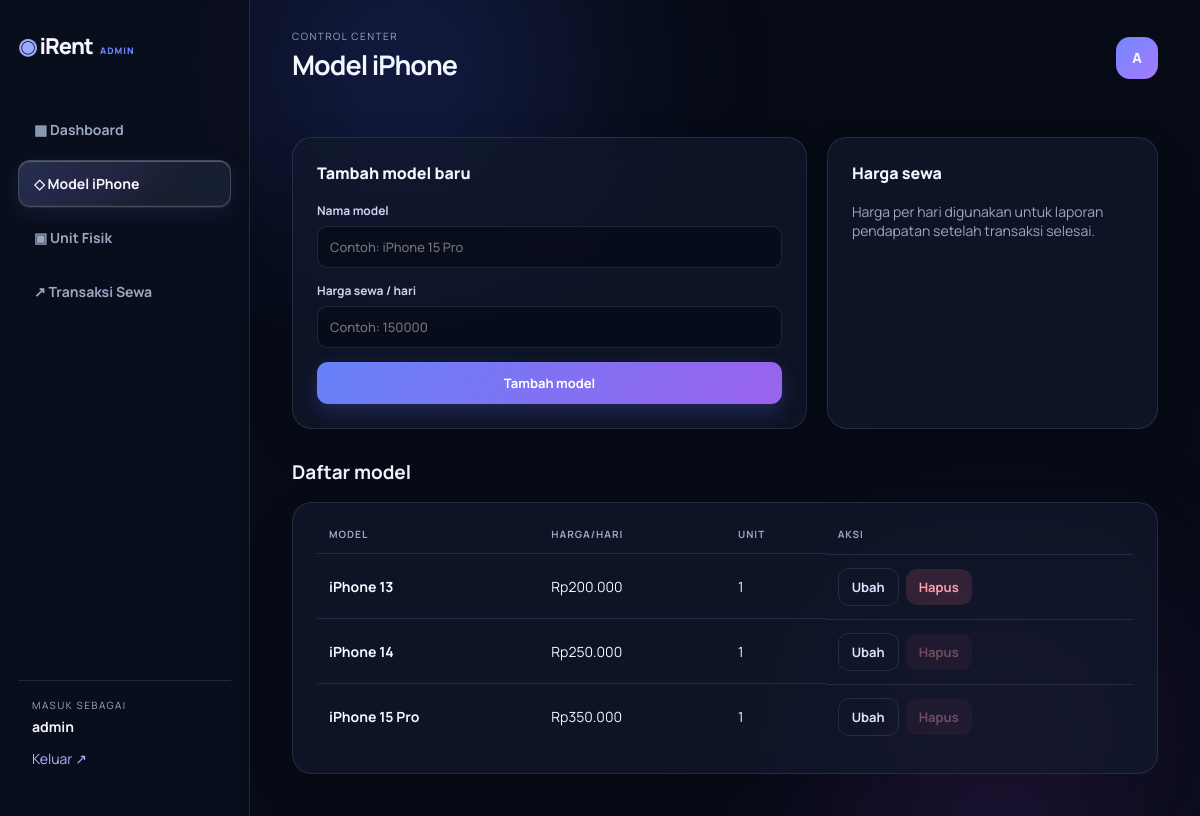
The page /models.php (signed in) on the database its author committed.
### tables this page shows
CREATE TABLE tb_iphone_model (id_model INT AUTO_INCREMENT PRIMARY KEY, nama_model VARCHAR(100) NOT NULL, harga_sewa_per_hari DECIMAL(12,2) NOT NULL);

### includes/auth.php (called while the page is built, shortened)
<?php
function e(?string $value): string { return htmlspecialchars($value ?? '', ENT_QUOTES, 'UTF-8'); }

### models.php (the view, shortened to what this page needs)
<?php require_once 'includes/auth.php';
$pdo = db();
$edit = isset($_GET['edit']) ? $pdo->prepare('SELECT * FROM tb_iphone_model WHERE id_model=?') : null;
$rows = $pdo->query("
    SELECT m.*,
           COUNT(u.id_unit) AS units,
           SUM(u.status = 'ready')  AS ready_units,
           SUM(u.status = 'booked') AS booked_units,
           SUM(u.status = 'disewa') AS disewa_units
    FROM tb_iphone_model m
    LEFT JOIN tb_unit_iphone u ON u.id_model = m.id_model
    GROUP BY m.id_model
    ORDER BY m.id_model DESC
")->fetchAll();
require 'includes/layout.php';
page_start('Model iPhone', true); ?>
<div class="content-grid">
    <section class="panel">
        <h2 class="panel-title"><?= $edit ? 'Ubah model' : 'Tambah model baru' ?></h2>
        <form method="post"><input type="hidden" name="id" value="<?= e($edit['id_model'] ?? '') ?>"><label>Nama model<input name="nama_model" value="<?= e($edit['nama_model'] ?? '') ?>" placeholder="Contoh: iPhone 15 Pro" required></label>
            <label>Harga sewa / hari<input name="harga" type="number" min="0" value="<?= e($edit['harga_sewa_per_hari'] ?? '') ?>" placeholder="Contoh: 150000" required></label><button class="primary-btn"><?= $edit ? 'Simpan perubahan' : 'Tambah model' ?></button>
        </form>
    </section>
    <section class="panel">
        <h2 class="panel-title">Harga sewa</h2>
        <p class="muted">Harga per hari digunakan untuk laporan pendapatan setelah transaksi selesai.</p>
    </section>
</div>
<div class="section-head">
    <h2>Daftar model</h2>
</div>
<section class="panel table-wrap">
    <table>
        <thead>
            <tr>
                <th>Model</th>
                <th>Harga/hari</th>
                <th>Unit</th>
                <th>Aksi</th>
            </tr>
        </thead>
        <tbody><?php foreach ($rows as $r): ?><tr>
                    <td><strong><?= e($r['nama_model']) ?></strong></td>
                    <td>Rp<?= number_format($r['harga_sewa_per_hari'], 0, ',', '.') ?></td>
                    <td><?= $r['units'] ?></td>
                    <td class="actions"><a class="outline-btn compact" href="models.php?edit=<?= $r['id_model'] ?>">Ubah</a>
                        <?php
                            $blocked  = ($r['ready_units'] > 0 || $r['booked_units'] > 0 || $r['disewa_units'] > 0);
                            $reasons  = [];
                            if ($r['ready_units']  > 0) $reasons[] = (int)$r['ready_units']  . ' unit Ready (katalog)';
                            $tipText  = $blocked ? 'Tidak bisa dihapus: masih ada ' . implode(' & ', $reasons) : '';
                        ?>
                        <?php if ($blocked): ?>
                            <button class="danger-btn compact" disabled title="<?= e($tipText) ?>" style="opacity:.4;cursor:not-allowed">Hapus</button>
                        <?php else: ?>
                            <form method="post"><button class="danger-btn compact" data-confirm="Hapus model ini?">Hapus</button></form>
                        <?php endif ?>
                    </td>
                </tr><?php endforeach ?></tbody>
    </table>
</section><?php page_end(); ?>

### assets/css/style.css (style rules this page uses)
:root { --bg: #070b16; --panel: rgba(18, 25, 45, .7); --line: rgba(189, 204, 255, .13); --text: #f4f7ff; --muted: #9ba8c2; --blue: #7288ff; --violet: #a779ff; --emerald: #36d69a; --amber: #f6bd54; --rose: #fb7185 }
* { box-sizing: border-box }
body { margin: 0; color: var(--text); background: var(--bg); font-family: Manrope, Arial, sans-serif; font-size: 14px; min-height: 100vh }
a { color: inherit; text-decoration: none }
.stagger-in { animation: stagger-in .45s ease both }
.primary-btn, .outline-btn, .danger-btn { border: 0; cursor: pointer; display: inline-flex; justify-content: center; align-items: center; padding: 12px 17px; border-radius: 11px; font: 700 13px Manrope }
.primary-btn { color: white; background: linear-gradient(120deg, #6681f8, #9a63ed); box-shadow: 0 8px 20px rgba(107, 113, 255, .22) }
.compact { padding: 9px 13px }
.outline-btn { border: 1px solid var(--line); color: #dce4ff; background: transparent }
.danger-btn { background: rgba(251, 113, 133, .15); color: #ff9dab }
.panel, .stat-card { background: var(--panel); border: 1px solid var(--line); box-shadow: 0 18px 45px rgba(0, 0, 0, .16); backdrop-filter: blur(12px); border-radius: 20px }
.panel { padding: 24px }
.content-grid { display: grid; grid-template-columns: 1.4fr .9fr; gap: 20px; margin-top: 22px }
.panel-title { font-size: 16px; font-weight: 800; margin: 0 0 18px }
.section-head { display: flex; justify-content: space-between; align-items: center; margin: 30px 0 17px }
.section-head h2 { margin: 0; font-size: 19px }
.table-wrap { overflow: auto }
table { border-collapse: collapse; width: 100%; min-width: 600px }
th { text-align: left; font-size: 10px; letter-spacing: 1px; color: var(--muted); text-transform: uppercase; padding: 0 12px 12px }
td { padding: 13px 12px; border-top: 1px solid var(--line) }
form { display: grid; gap: 14px }
label { display: grid; gap: 7px; font-size: 12px; font-weight: 700; color: #cbd5ed }
input, select, textarea { width: 100%; border: 1px solid var(--line); border-radius: 10px; background: rgba(5, 9, 19, .55); padding: 11px 12px; color: #edf1ff; outline: none; font: 500 13px Manrope }
.muted { color: var(--muted) }
.actions { display: flex; gap: 7px; align-items: center }

### rows shown on the page
tb_iphone_model: nama_model "iPhone 13", harga_sewa_per_hari "200.000", units "1"
tb_iphone_model: nama_model "iPhone 14", harga_sewa_per_hari "250.000", units "1"
tb_iphone_model: nama_model "iPhone 15 Pro", harga_sewa_per_hari "350.000", units "1"

### other values the page prints
$me['username'] "admin"
$title "Model iPhone"
substr($me['username'],0,1) "A"
